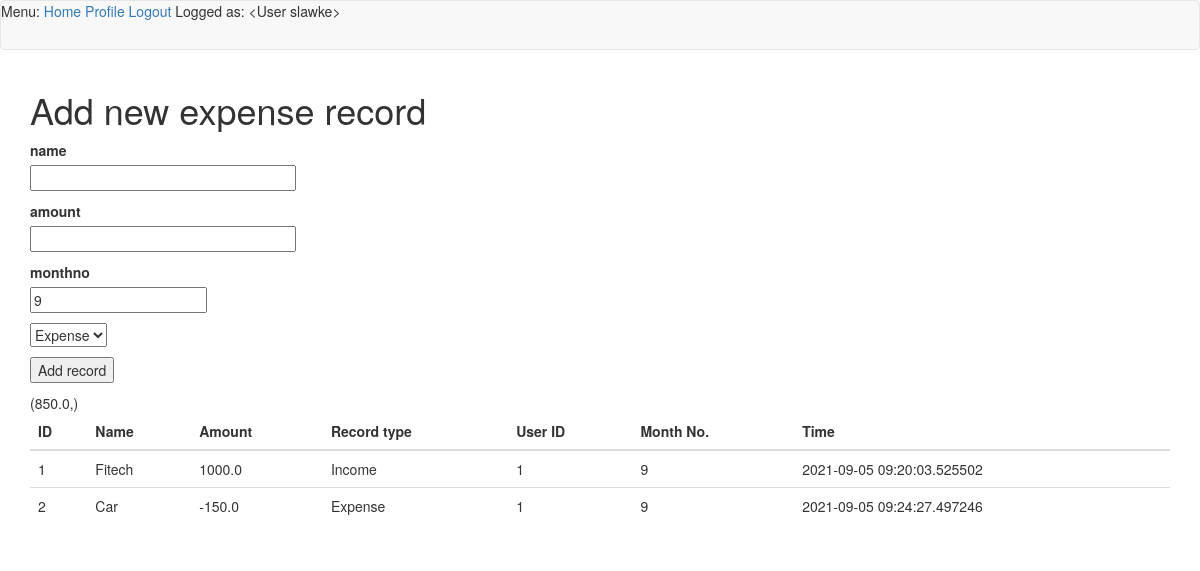
Before: /add (signed in) with the older database file.
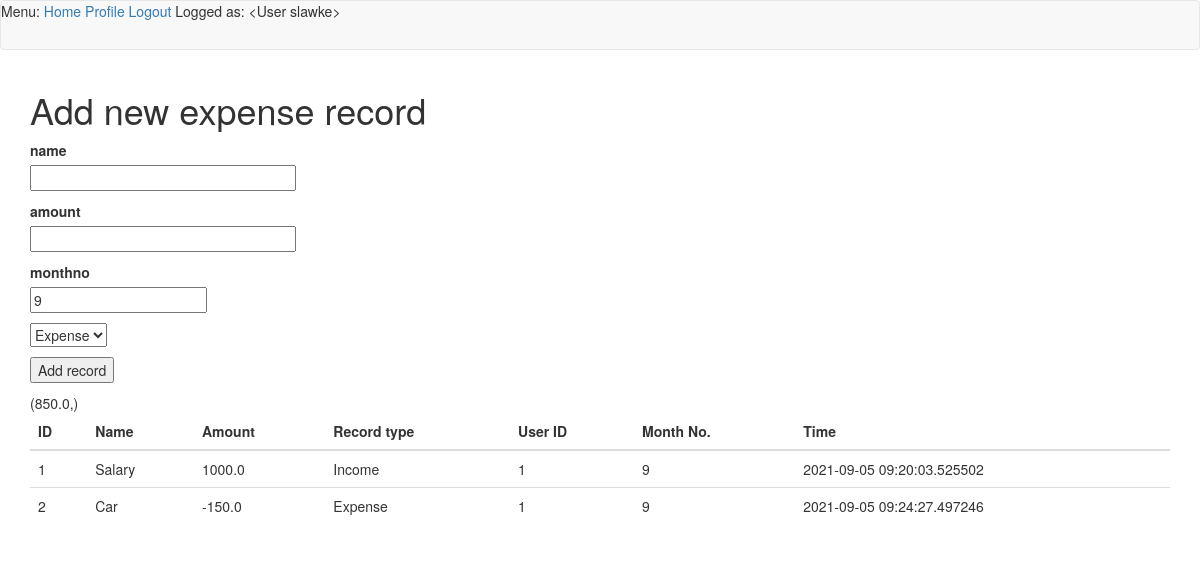
After: the same page with the newer database file.
### app/models.py (models this page shows, shortened)
class User(UserMixin, db.Model):
    id = db.Column(db.Integer, primary_key=True)
    username = db.Column(db.String(64), index=True, unique=True)
    email = db.Column(db.String(120), index=True, unique=True)
    password_hash = db.Column(db.String(128))
    posts = db.relationship('Post', backref='author', lazy='dynamic')
    def __repr__(self):
        return '<User {}>'.format(self.username)

class Expenses(db.Model):
    id = db.Column(db.Integer, primary_key=True)
    name = db.Column(db.String)
    amount = db.Column(db.String(140))
    monthno = db.Column(db.String, default=str(datetime.utcnow().strftime("%m")))
    timestamp = db.Column(db.DateTime, index=True, default=datetime.utcnow())
    user_id = db.Column(db.String, db.ForeignKey('user.id')) #nullable=False eventually try
    exorin = db.Column(db.String)
    user_nick = db.relationship('User', backref=db.backref('users', lazy=True))

### app/routes.py (the view)
@app.route('/add', methods=['GET'])
def show():
    exp = Expenses.query.all()
    form = ExpensesForm()
    summary = (Expenses.query.with_entities(func.sum(Expenses.amount)).all()[0])
    print(type(summary))
    return render_template('add.html', title='Add', exp=exp, summary=summary, form=form)

### app/forms.py
class ExpensesForm(FlaskForm):
    name = StringField('name', validators=[DataRequired()])
    amount = FloatField('amount', validators=[DataRequired()])
    monthno = IntegerField('monthno', default = datetime.utcnow().strftime("%m"))
    exorin = SelectField(u'Expense or Income', choices=[('Expense', 'Expense'), ('Income', 'Income')])
    add = SubmitField('Add record')

### app/models.py (called while the page is built)
@login.user_loader
def load_user(id):
    return User.query.get(int(id))

### app/templates/add.html (shortened to what this page needs)
{% extends "base.html" %}
{% block app_content %}
<body>
    <h1>Add new expense record</h1>
    <form action="" method="post" novalidate>
        <p>
            {{ form.name.label }}<br>
            {{ form.name(size=32) }}
        </p>
        <p>
            {{ form.amount.label }}<br>
            {{ form.amount(size=32) }}
        </p>
        <p>
            {{ form.monthno.label }}<br>
            {{ form.monthno(size=32) }}
        </p>
        <p>{{ form.exorin() }}</p>
        <p>{{ form.add() }}</p>
    </form>
<table class="table table-sm ">
    <thead>
    <tr>
        <th>ID</th>
        <th>Name</th>
        <th>Amount</th>
        <th>Record type</th>
        <th>User ID</th>
        <th>Month No.</th>
        <th>Time</th>
    </tr>
    {% for expenses in exp %}
    <tr>
        <td>{{ expenses.id }} </a></td>
        <td>{{ expenses.name }}</td>
        <td>{{ expenses.amount }}</td>
        <td>{{ expenses.exorin }}</td>
        <td>{{ expenses.user_id }}</td>
        <td>{{ expenses.monthno }}</td>
        <td>{{ expenses.timestamp }}</td>
    </tr>
    {% endfor %}
    </thead>
</table>
</body>
{% endblock %}

### app/templates/base.html (shortened to what this page needs)
{% extends 'bootstrap/base.html' %}
{% block navbar %}
    <nav class="navbar navbar-default">
        <div>
            Menu:
            <a href="{{ url_for('index') }}">Home</a>
            {% if current_user.is_anonymous %}
            <a href="{{ url_for('login') }}">Login</a>
            <a href="{{ url_for('register') }}">Register</a>
            {% else %}
            <a href="{{ url_for('user', username=current_user.username) }}">Profile</a>
            <a href="{{ url_for('logout') }}">Logout</a>
            {% endif %}
            Logged as: {{ current_user }}
        </div>
    </nav>
{% endblock %}
{% block content %}
    <div class="container">
        {% block app_content %}{% endblock %}
    </div>
{% endblock %}

Changed rows visible on the page:
changed Expenses "Income": name "Fitech" → "Salary"
